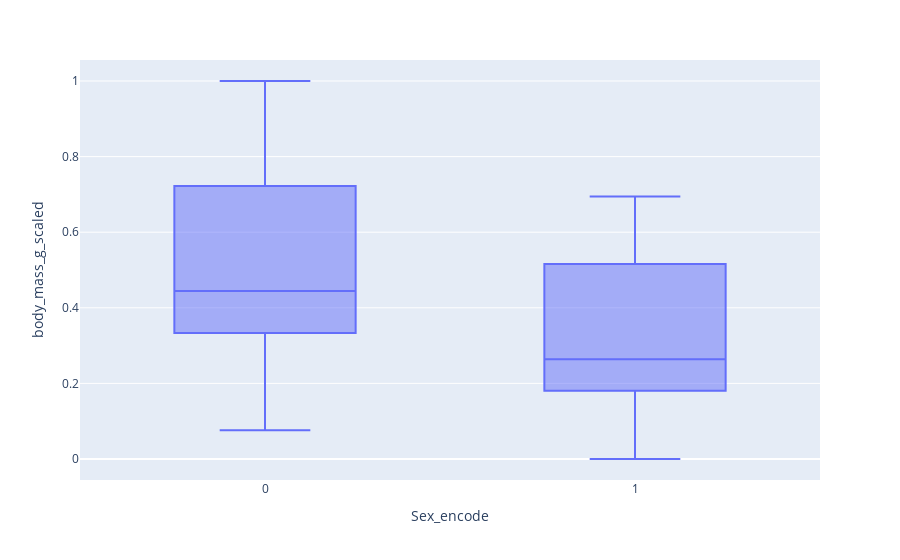

The notebook cell this image was saved under:
### Markdown cell above
- Here Our Data is Ready For Machine Learning

### Code cell
px.box(df , x="Sex_encode" , y="body_mass_g_scaled")

### Figure 1 — Plotly figure (JSON) as saved in the notebook; plotly's stock layout.template omitted (floating-point values rounded to 4 significant figures; data arrays with more than 128 entries replaced by an {"elided": "..."} marker saying what was removed)
{"data": [{"alignmentgroup": "True", "hovertemplate": "Sex_encode=%{x}<br>body_mass_g_scaled=%{y}<extra></extra>", "legendgroup": "", "marker": {"color": "#636efa"}, "name": "", "notched": false, "offsetgroup": "", "orientation": "v", "showlegend": false, "type": "box", "x": {"elided": "344 int values"}, "x0": " ", "xaxis": "x", "y": {"elided": "344 float values"}, "y0": " ", "yaxis": "y"}], "layout": {"boxmode": "group", "legend": {"tracegroupgap": 0}, "margin": {"t": 60}, "xaxis": {"anchor": "y", "domain": [0, 1], "title": {"text": "Sex_encode"}}, "yaxis": {"anchor": "x", "domain": [0, 1], "title": {"text": "body_mass_g_scaled"}}}}
